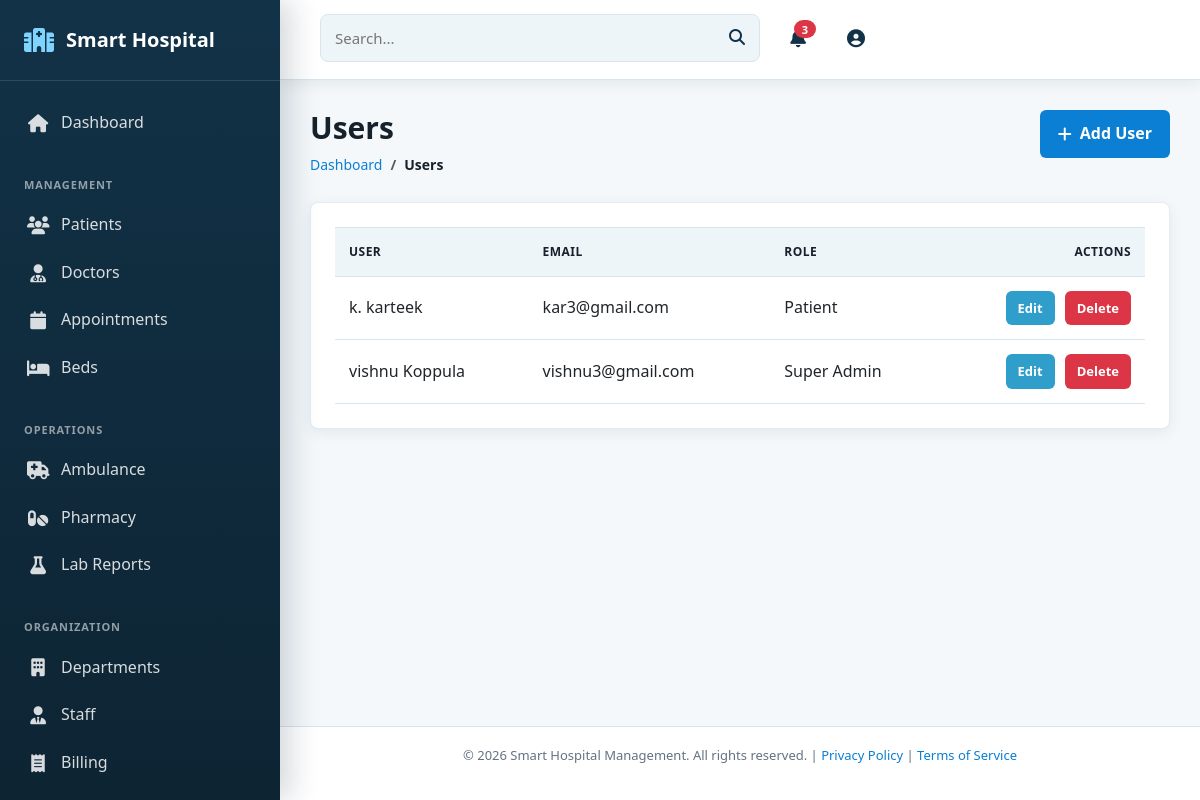
Before: /accounts/users/ (signed in) with the older database file.
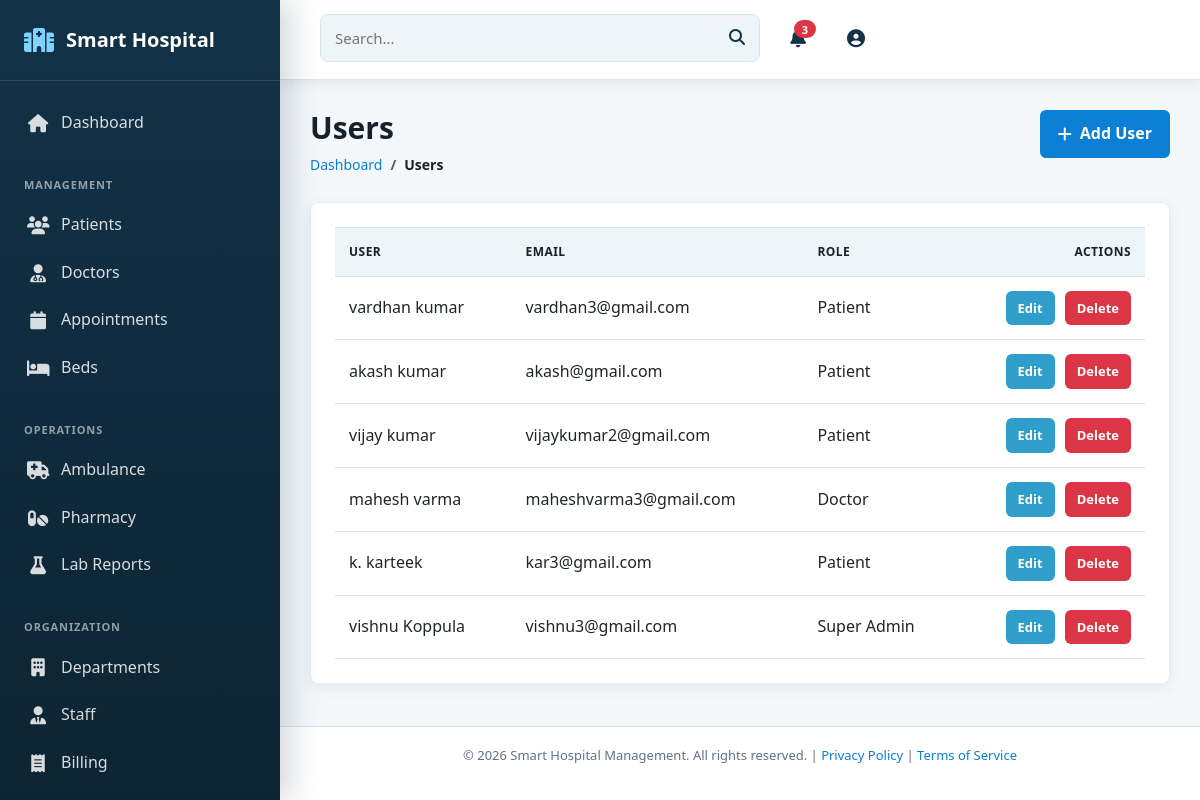
After: the same page with the newer database file.
### accounts/models.py (models this page shows, shortened)
class User(AbstractUser):
    class Roles(models.TextChoices):
        SUPER_ADMIN = "SUPER_ADMIN", "Super Admin"
        PATIENT = "PATIENT", "Patient"
        DOCTOR = "DOCTOR", "Doctor"
        ADMIN = "ADMIN", "Admin"
        NURSE = "NURSE", "Nurse"
    email = models.EmailField(unique=True)
    role = models.CharField(max_length=30, choices=Roles.choices, default=Roles.PATIENT)
    phone_number = models.CharField(max_length=15, blank=True, null=True)
    profile_picture = models.ImageField(upload_to="profiles/", blank=True, null=True)
    is_verified = models.BooleanField(default=False)
    created_at = models.DateTimeField(auto_now_add=True)
    updated_at = models.DateTimeField(auto_now=True)

### accounts/views.py (the view)
# urls.py: path("users/", views.user_list, name="user_list"),
@login_required
def user_list(request):
    if not (request.user.is_staff or request.user.is_superuser or request.user.is_admin_role()):
        return HttpResponseForbidden("You do not have permission to access this page.")
    users = User.objects.all().order_by("-created_at")
    return render(request, "accounts/user_list.html", {"users": users})

### templates/accounts/user_list.html (shortened to what this page needs)
{% extends 'base.html' %}
{% load static %}
{% block content %}
<div class="page-header">
    <div>
        <h1 class="page-title">Users</h1>
        <nav aria-label="breadcrumb">
            <ol class="breadcrumb">
                <li class="breadcrumb-item"><a href="{% url 'accounts:dashboard' %}">Dashboard</a></li>
                <li class="breadcrumb-item active">Users</li>
            </ol>
        </nav>
    </div>
    <a href="{% url 'accounts:user_create' %}" class="add-btn"><i class="fas fa-plus"></i> Add User</a>
</div>
<div class="table-card">
    <div class="table-responsive">
        <table class="table">
            <thead><tr><th>User</th><th>Email</th><th>Role</th><th class="text-end">Actions</th></tr></thead>
            <tbody>
                {% for user_obj in users %}
                    <tr>
                        <td>{{ user_obj.get_full_name|default:user_obj.username }}</td>
                        <td>{{ user_obj.email }}</td>
                        <td>{{ user_obj.get_role_display }}</td>
                        <td>
                            <div class="action-buttons justify-content-end">
                                <a href="{% url 'accounts:user_update' user_obj.pk %}" class="btn-sm btn-edit">Edit</a>
                                <a href="{% url 'accounts:user_delete' user_obj.pk %}" class="btn-sm btn-delete">Delete</a>
                            </div>
                        </td>
                    </tr>
                {% empty %}
                    <tr><td colspan="4">No users found.</td></tr>
                {% endfor %}
            </tbody>
        </table>
    </div>
</div>
{% endblock %}

### templates/base.html (shortened to what this page needs)
{% load static %}
<!DOCTYPE html>
<html lang="en">
<head>
    <link href="https://cdn.jsdelivr.net/npm/bootstrap@5.3.0/dist/css/bootstrap.min.css" rel="stylesheet">
    <link rel="stylesheet" href="https://cdnjs.cloudflare.com/ajax/libs/font-awesome/6.4.0/css/all.min.css">
    <link rel="stylesheet" href="{% static 'css/style.css' %}">
</head>
<body>
    <div class="wrapper">
        <nav class="sidebar">
            <div class="sidebar-header">
                <div class="logo">
                    <i class="fas fa-hospital"></i>
                    <span>Smart Hospital</span>
                </div>
            </div>
            <ul class="nav-menu">
                <li><a href="{% url 'home' %}" class="nav-link {% block nav_home %}{% endblock %}"><i class="fas fa-home"></i> <span>Dashboard</span></a></li>
                <li class="nav-label">Management</li>
                <li><a href="{% url 'patients:list' %}" class="nav-link {% block nav_patients %}{% endblock %}"><i class="fas fa-users"></i> <span>Patients</span></a></li>
                <li><a href="{% url 'doctors:list' %}" class="nav-link {% block nav_doctors %}{% endblock %}"><i class="fas fa-user-md"></i> <span>Doctors</span></a></li>
                <li><a href="{% url 'appointment:list' %}" class="nav-link {% block nav_appointments %}{% endblock %}"><i class="fas fa-calendar"></i> <span>Appointments</span></a></li>
                <li><a href="{% url 'bedmanagement:list' %}" class="nav-link {% block nav_beds %}{% endblock %}"><i class="fas fa-bed"></i> <span>Beds</span></a></li>
                <li class="nav-label">Operations</li>
                <li><a href="{% url 'ambulance:list' %}" class="nav-link {% block nav_ambulance %}{% endblock %}"><i class="fas fa-ambulance"></i> <span>Ambulance</span></a></li>
                <li><a href="{% url 'pharmacy:list' %}" class="nav-link {% block nav_pharmacy %}{% endblock %}"><i class="fas fa-pills"></i> <span>Pharmacy</span></a></li>
                <li><a href="{% url 'lab_reports:list' %}" class="nav-link {% block nav_lab %}{% endblock %}"><i class="fas fa-flask"></i> <span>Lab Reports</span></a></li>
                <li class="nav-label">Organization</li>
                <li><a href="{% url 'departments:list' %}" class="nav-link {% block nav_departments %}{% endblock %}"><i class="fas fa-building"></i> <span>Departments</span></a></li>
                <li><a href="{% url 'staff:list' %}" class="nav-link {% block nav_staff %}{% endblock %}"><i class="fas fa-user-tie"></i> <span>Staff</span></a></li>
                <li><a href="{% url 'billing:list' %}" class="nav-link {% block nav_billing %}{% endblock %}"><i class="fas fa-receipt"></i> <span>Billing</span></a></li>
            </ul>
        </nav>
        <div class="main-content">
            <header class="header">
                <div class="container-fluid">
                    <div class="header-content">
                        <div class="header-right">
                            <div class="search-bar">
                                <input type="text" id="globalSearch" placeholder="Search...">
                                <button><i class="fas fa-search"></i></button>
                            </div>
                            <div class="header-icons">
                                <a href="#" class="icon-btn notification-btn" data-bs-toggle="dropdown">
                                    <i class="fas fa-bell"></i>
                                    <span class="badge">3</span>
                                </a>
                                <a href="#" class="icon-btn" data-bs-toggle="dropdown">
                                    <i class="fas fa-user-circle"></i>
                                </a>
                            </div>
                        </div>
                    </div>
                </div>
            </header>
            <main class="page-content">
                {% block content %}{% endblock %}
            </main>
            <footer class="footer">
                <p>&copy; 2026 Smart Hospital Management. All rights reserved. | <a href="#">Privacy Policy</a> | <a href="#">Terms of Service</a></p>
            </footer>
        </div>
    </div>
</body>
</html>

### templates/base.html (style rules this page uses)
* { box-sizing: border-box; }
html, body { min-height: 100%; }
body { margin: 0; background: #f4f8fb; color: #17212b; font-family: "Segoe UI", Arial, sans-serif; }
.wrapper { display: flex; min-height: 100vh; background: #f4f8fb; }
.sidebar { position: fixed; inset: 0 auto 0 0; width: 280px; background: linear-gradient(180deg, #123247 0%, #0d2433 100%); color: #fff; overflow-y: auto; box-shadow: 10px 0 28px rgba(13, 36, 51, 0.18); z-index: 20; }
.sidebar-header { padding: 24px; border-bottom: 1px solid rgba(255, 255, 255, 0.12); }
.logo { display: flex; align-items: center; gap: 12px; font-size: 20px; font-weight: 700; }
.logo i { color: #7ed4ff; }
.nav-menu { list-style: none; margin: 0; padding: 18px 0 24px; }
.nav-menu li { list-style: none; }
.nav-label { display: block; padding: 14px 24px 8px; color: rgba(255, 255, 255, 0.55); font-size: 11px; font-weight: 700; letter-spacing: .08em; text-transform: uppercase; }
.nav-link { display: flex; align-items: center; gap: 12px; padding: 11px 24px; color: rgba(255, 255, 255, 0.84); text-decoration: none; border-left: 3px solid transparent; font-size: 16px; font-weight: 600; transition: all .2s ease; }
.nav-link i { width: 22px; text-align: center; }
.main-content { margin-left: 280px; width: calc(100% - 280px); min-height: 100vh; display: flex; flex-direction: column; }
.header { position: sticky; top: 0; z-index: 15; min-height: 76px; background: rgba(255, 255, 255, 0.96); border-bottom: 1px solid #d9e4ec; box-shadow: 0 4px 14px rgba(18, 50, 71, 0.08); }
.header-content { min-height: 76px; display: flex; align-items: center; justify-content: space-between; gap: 18px; padding: 0 28px; }
.toggle-sidebar, .search-bar button, .icon-btn { border: 0; background: transparent; color: #123247; }
.header-right, .header-icons { display: flex; align-items: center; gap: 18px; }
.search-bar { display: flex; align-items: center; width: min(440px, 42vw); padding: 10px 14px; background: #eef5f9; border: 1px solid #d9e4ec; border-radius: 8px; }
.search-bar input { width: 100%; border: 0; outline: 0; background: transparent; color: #17212b; font-size: 15px; }
.icon-btn { position: relative; display: inline-flex; align-items: center; justify-content: center; width: 40px; height: 40px; border-radius: 8px; text-decoration: none; font-size: 18px; }
.badge { position: absolute; top: 2px; right: 2px; min-width: 18px; height: 18px; border-radius: 999px; display: grid; place-items: center; background: #dc3545; color: #fff; font-size: 11px; }
.page-content { flex: 1; padding: 30px; }
.page-header { display: flex; align-items: flex-start; justify-content: space-between; gap: 16px; margin-bottom: 26px; }
.page-title { margin: 0; color: #17212b; font-size: 30px; font-weight: 750; }
.breadcrumb { margin: 8px 0 0; padding: 0; background: transparent; font-size: 14px; }
.stat-card, .table-card, .form-card { background: #fff; border: 1px solid #e2edf3; border-radius: 8px; box-shadow: 0 4px 14px rgba(18, 50, 71, 0.08); }
.table-card, .form-card { padding: 24px; margin-bottom: 24px; }
.table-responsive { overflow-x: auto; }
.table { width: 100%; margin-bottom: 0; border-collapse: collapse; }
.table th { padding: 14px; background: #eef5f9; color: #17212b; font-size: 12px; letter-spacing: .04em; text-transform: uppercase; }
.table td { padding: 14px; border-top: 1px solid #d9e4ec; vertical-align: middle; }
.add-btn, .btn-primary, .btn-secondary, .btn-sm { display: inline-flex; align-items: center; justify-content: center; gap: 8px; border-radius: 6px; text-decoration: none; font-weight: 700; border: 0; }
.add-btn, .btn-primary, .btn-view { background: #0b7fd3; color: #fff; }
.add-btn, .btn-primary, .btn-secondary { padding: 11px 18px; }
.btn-sm { padding: 7px 12px; font-size: 13px; }
.btn-edit { background: #2f9eca; color: #fff; }
.btn-delete, .btn-danger-action { background: #dc3545; color: #fff; }
.form-buttons, .action-buttons { display: flex; flex-wrap: wrap; gap: 10px; }
.footer { padding: 18px 30px; background: #fff; border-top: 1px solid #d9e4ec; color: #637282; font-size: 13px; }

Changed rows visible on the page:
added User: get_full_name "vardhan kumar", email "vardhan3@gmail.com", role "Patient"
added User: get_full_name "akash kumar", email "akash@gmail.com", role "Patient"
added User: get_full_name "vijay kumar", email "vijaykumar2@gmail.com", role "Patient"
added User: get_full_name "mahesh varma", email "maheshvarma3@gmail.com", role "Doctor"
